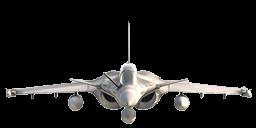
#> input picture warna/1659019376-Depan Rafale(25).jpg, 256 x 128 px; its folder holds only this picture in this run
$ python glcm.py
#> lines starting #> are read from the running program, lines starting #| are printed output that depends on the picture
from typing_extensions import Self
import numpy as np
import cv2 as cv
import matplotlib.pyplot as plt
import math
import pandas as pd
import imutils.paths as path


class glcm_process:
    def export(self):
        PATH = 'warna/'
        imagePath = sorted(list(path.list_images(PATH)))
        return imagePath

    def derajat0(self, img):
        max = np.max(img)
        imgTmp = np.zeros([max+1, max+1])
        for i in range(len(img)):
            for j in range(len(img[i])-1):
                imgTmp[img[i, j], img[i, j+1]] += 1

        transpos = np.transpose(imgTmp)
        data = imgTmp+transpos

        tmp = 0
        for i in range(len(data)):
            for j in range(len(data)):
                tmp += data[i, j]

        for i in range(len(data)):
            for j in range(len(data)):
                data[i, j] /= tmp
        return data

    def derajat45(self, img):
        max = np.max(img)
        imgTmp = np.zeros([max+1, max+1])
        for i in range(len(img)-1):
            for j in range(len(img[i])-1):
                imgTmp[img[i+1, j], img[i, j+1]] += 1

        transpos = np.transpose(imgTmp)
        data = imgTmp+transpos

        tmp = 0
        for i in range(len(data)):
            for j in range(len(data)):
                tmp += data[i, j]

        for i in range(len(data)):
            for j in range(len(data)):
                data[i, j] /= tmp
        return data

    def derajat90(self, img):
        max = np.max(img)
        imgTmp = np.zeros([max+1, max+1])
        for i in range(len(img)-1):
            for j in range(len(img[i])):
                imgTmp[img[i+1, j], img[i, j]] += 1

        transpos = np.transpose(imgTmp)
        data = imgTmp+transpos

        tmp = 0
        for i in range(len(data)):
            for j in range(len(data)):
                tmp += data[i, j]

        for i in range(len(data)):
            for j in range(len(data)):
                data[i, j] /= tmp
        return data

    def derajat135(self, img):
        max = np.max(img)
        imgTmp = np.zeros([max+1, max+1])
        for i in range(len(img)-1):
            for j in range(len(img[i])-1):
                imgTmp[img[i, j], img[i+1, j+1]] += 1

        transpos = np.transpose(imgTmp)
        data = imgTmp+transpos

        tmp = 0
        for i in range(len(data)):
            for j in range(len(data)):
                tmp += data[i, j]

        for i in range(len(data)):
            for j in range(len(data)):
                data[i, j] /= tmp
        return data

    def contras(self, data):
        contras = 0
        for i in range(len(data)):
            for j in range(len(data)):
                contras += data[i, j]*pow(i-j, 2)
        return contras

    def entropy(self, data):
        entro = 0
        for i in range(len(data)):
            for j in range(len(data)):
                if data[i, j] > 0.0:
                    entro += -(data[i, j]*math.log(data[i, j]))
        return entro

    def homogenitas(self, data):
        homogen = 0
        for i in range(len(data)):
            for j in range(len(data)):
                homogen += data[i, j]*(1+(pow(i-j, 2)))
        return homogen

    def energi(self, data):
        energi = 0
        for i in range(len(data)):
            for j in range(len(data)):
                energi += data[i, j]**2
        return energi

    def glcm_main(self, data):
        imagePath = self.export()
        data = []
        for i in imagePath:
            img = cv.imread(i)
#> img is the input picture: shape (128, 256, 3); mean B, G, R 25.1, 25.7, 26.3
            img = cv.cvtColor(img, cv.COLOR_RGB2GRAY)
#> img: shape (128, 256)
            data.append(img)

        hasil = []
        for i in range(len(data)):
            dat = []
            dat.append(self.derajat0(data[i]))
            dat.append(self.derajat45(data[i]))
            dat.append(self.derajat90(data[i]))
            dat.append(self.derajat135(data[i]))
            hasil.append(dat)
#> this loop made 1 pass
#> after the loop, hasil = 1 item

        hasilnya = []
        fusi_energy = 0
        fusi_homogenitas = 0
        fusi_entropy = 0
        fusi_contras = 0
        for j in range(len(hasil)):
            da = []
            da.append(imagePath[j])
            for i in hasil[j]:
                den = self.energi(i)
                da.append(den)

                dh = self.homogenitas(i)
                da.append(dh)

                dtr = self.entropy(i)
                da.append(dtr)

                dc = self.contras(i)
                da.append(dc)

                fusi_energy += den
                fusi_homogenitas += dh
                fusi_entropy += dtr
                fusi_contras += dc

            hasilnya.append(da)
            da.append(fusi_energy)
            da.append(fusi_homogenitas)
            da.append(fusi_entropy)
            da.append(fusi_contras)
#> this loop made 1 pass
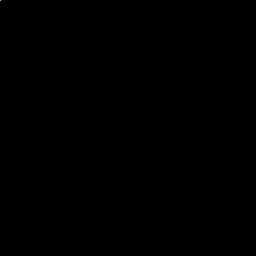
#> i: shape (256, 256) float64; min 0, max 0.736, mean 1.53e-05
#> after the loop, fusi_contras = 3184.8; fusi_energy = 2.18; fusi_entropy = 10.52; fusi_homogenitas = 3188.8; hasilnya = [['warna/1659019376-Depan Rafale(25).jpg', 0.55, 507.9, 2.59, 506.9, 0.543, 969.3, 2.66, 968.3, 0.546, 757.9, 2.62, 756.9, 0.543, 953.6, 2.66, 952.6, 2.18, 3188.8, 10.52, 3184.8]]

        resultable = ['file', 'energy_0', 'homogenity_0', 'entrophy_0', 'contrast_0', 'energy_45', 'homogenity_45', 'entrophy_45', 'contrast_45', 'energy_90', 'homogenity_90',
                      'entrophy_90', 'contrast_90', 'energy_135', 'homogenity_135', 'entrophy_135', 'contrast_135', 'fusi_energy', 'fusi_homogenity', 'fusi_entrophy', 'fusi_contrast']
        dp = pd.DataFrame(hasilnya, columns=resultable)
#> dp = table of 1 rows and 21 columns

        feature_cols = ["fusi_energy", "fusi_homogenity",
                        "fusi_entrophy", "fusi_contrast"]
        fusinya = dp[feature_cols]
#> fusinya = table of 1 rows and 4 columns

        return fusinya


if __name__ == "__main__":
    glcm_process().glcm_main(Self)


# [21 lines of commented-out code are left out]
